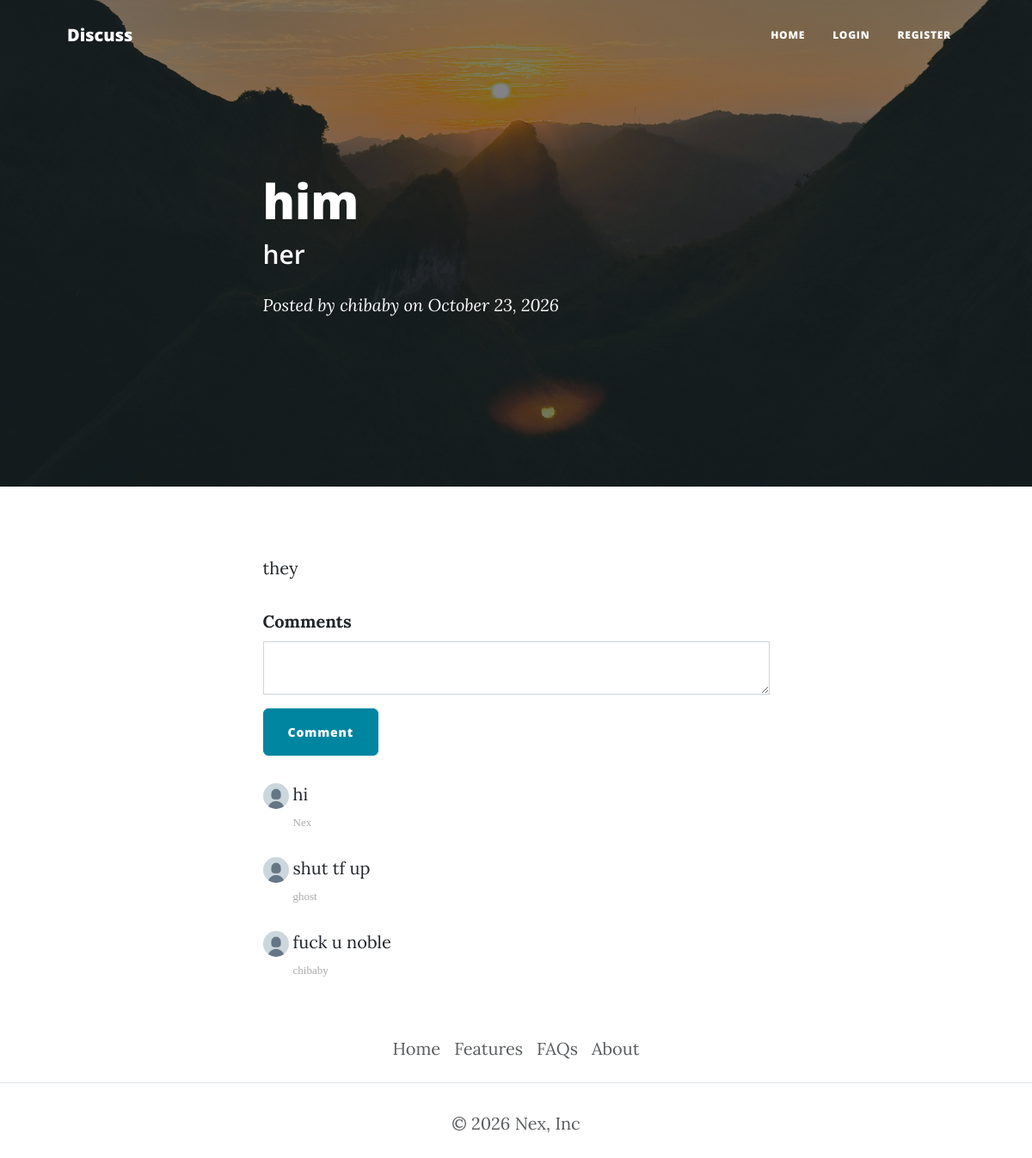
Screenshot of /show-discuss/1 with the database file from the repository.
### main.py (models this page shows)
class DiscussPost(db.Model):
    __tablename__ = "discuss_posts"
    id: Mapped[int] = mapped_column(Integer, primary_key=True)
    title: Mapped[str] = mapped_column(String(250), nullable=False)
    subtitle: Mapped[str] = mapped_column(String(250), nullable=False)
    date: Mapped[str] = mapped_column(String(250), nullable=False)
    body: Mapped[str] = mapped_column(Text, nullable=False)
    author_id: Mapped[int] = mapped_column(Integer, db.ForeignKey("users.id"))
    author = relationship("Users", back_populates="posts")
    comments = relationship("Comments", back_populates="parent_post")

class Users(UserMixin, db.Model):
    __tablename__ = "users"
    id: Mapped[int] = mapped_column(Integer, primary_key=True)
    email: Mapped[str] = mapped_column(String(100), unique=True)
    password: Mapped[str] = mapped_column(String(100))
    surname: Mapped[str] = mapped_column(String(100))
    firstname: Mapped[str] = mapped_column(String(100))
    username: Mapped[str] = mapped_column(String(100))
    posts = relationship("DiscussPost", back_populates="author")
    comments = relationship("Comments", back_populates="comment_author")

class Comments(db.Model):
    __tablename__ = "comments"
    id: Mapped[int] = mapped_column(Integer, primary_key=True)
    author_id: Mapped[int] = mapped_column(Integer, db.ForeignKey("users.id"))
    comment_author = relationship("Users", back_populates="comments")
    post_id: Mapped[str] = mapped_column(Integer, db.ForeignKey("discuss_posts.id"))
    parent_post = relationship("DiscussPost", back_populates="comments")
    text: Mapped[str] = mapped_column(Text, nullable=False)

### main.py (the view, shortened to what this page needs)
@app.route('/show-discuss/<int:discuss_id>', methods=['GET', 'POST'])
def show_discuss(discuss_id):
    post = db.get_or_404(DiscussPost, discuss_id)
    comment_form = DiscussCommentForm()
    return render_template('post.html', discuss_post=post,comment_form = comment_form, logged_in = current_user.is_authenticated)

### form.py
class DiscussCommentForm(FlaskForm):
    body = CKEditorField("Comments", validators=[DataRequired()])
    submit = SubmitField("Comment")

### templates/post.html (shortened to what this page needs)
{% include'header.html' %}
{% from "bootstrap5/form.html" import render_form %}
    <body>
        <header class="masthead" style="background-image: url('../static/assets/img/tr-ng-tuy-t-ly-c-LF2WvHWPo-unsplash.jpg')">
            <div class="container position-relative px-4 px-lg-5">
                <div class="row gx-4 gx-lg-5 justify-content-center">
                    <div class="col-md-10 col-lg-8 col-xl-7">
                        <div class="post-heading">
                            <h1>{{ discuss_post.title }}</h1>
                            <h2 class="subheading">{{ discuss_post.subtitle }}</h2>
                            <span class="meta">
                                Posted by
                                <a href="#">{{discuss_post.author.username }}</a>
                                on {{ discuss_post.date }}
                            </span>
                        </div>
                    </div>
                </div>
            </div>
        </header>
      <article>
  <div class="container px-4 px-lg-5">
    <div class="row gx-4 gx-lg-5 justify-content-center">
      <div class="col-md-10 col-lg-8 col-xl-7">
        {{ discuss_post.body|safe }}
       {{  render_form(comment_form, novalidate=True, button_map={"submit": "primary"}) }}
        <div class="comment">
             {% for comment in discuss_post.comments %}
          <ul class="commentList">
            <li>
              <div class="commenterImage">
                <img src="../static/assets/img/default-profile.jpg" />
              </div>
              <div class="commentText">
                <p> {{comment.text|safe}}</p>
                <span class="date sub-text">{{comment.comment_author.username}}</span>
              </div>
            </li>
          </ul>
             {% endfor %}
        </div>
      </div>
    </div>
  </div>
</article>
            {% include 'footer.html' %}
    </body>
</html>

### rows the page displays
DiscussPost: title "him", subtitle "her", date "October 23, 2026", body "they"
Users: author.username "chibaby"
Comments: text "hi", comment_author.username "Nex"
Comments: text "shut tf up", comment_author.username "ghost"
Comments: text "fuck u noble", comment_author.username "chibaby"
